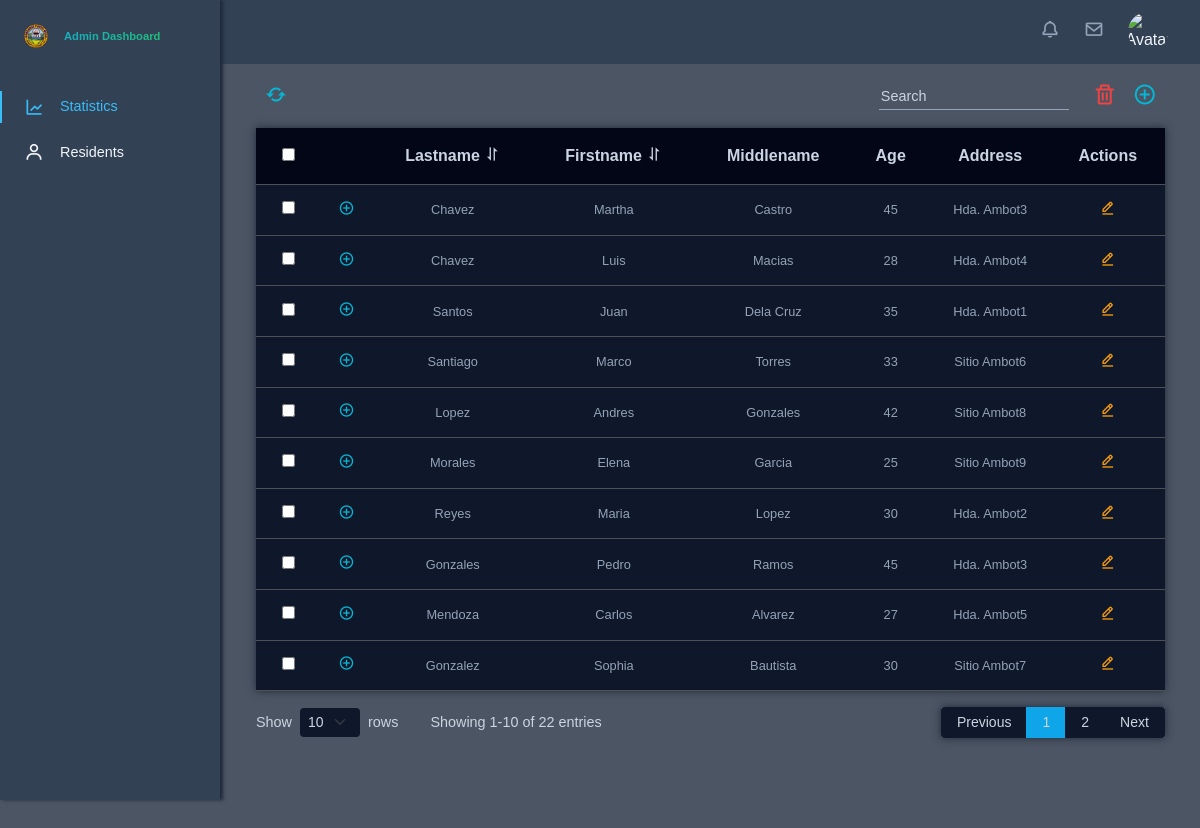
Page /app/views/admin/residents.php on the earlier database version.
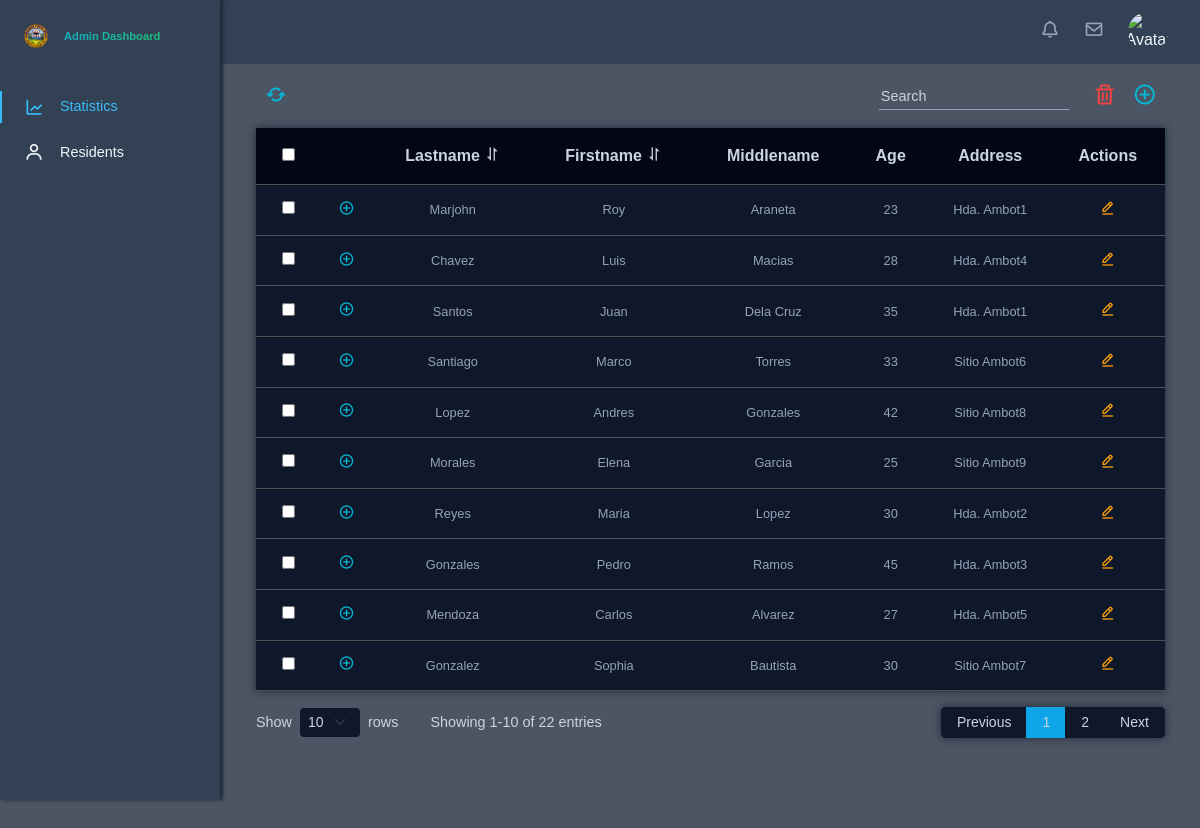
Same page on the later database version.
### tables this page shows
CREATE TABLE `residents` (
  `resident_id` int(10) NOT NULL,
  `account_id` int(10) NOT NULL,
  `personal_info_id` int(10) NOT NULL,
  `isValidResident` tinyint(1) NOT NULL
);

CREATE TABLE `personal_information` (
  `personal_info_id` int(10) NOT NULL,
  `lastname` varchar(255) NOT NULL,
  `firstname` varchar(255) NOT NULL,
  `middlename` varchar(255) NOT NULL,
  `date_of_birth` date DEFAULT NULL,
  `civil_status` enum('Single','Married','Widowed','Legally Separated') DEFAULT NULL,
  `educational_attainment` enum('Elementary Graduate','Elementary Undergraduate','Highschool Graduate','Highschool Undergraduate','College Graduate','College Undergraduate') DEFAULT NULL,
  `occupation` varchar(255) DEFAULT NULL,
  `religion` varchar(100) DEFAULT NULL,
  `citizenship` varchar(100) DEFAULT NULL,
  `address_id` int(10) NOT NULL,
  `sex` enum('male','female') NOT NULL,
  `phone_number` varchar(20) NOT NULL,
  `email` varchar(255) NOT NULL,
  `id_picture` varchar(255) DEFAULT NULL,
  `created_at` datetime NOT NULL DEFAULT current_timestamp(),
  `updated_at` datetime NOT NULL DEFAULT current_timestamp()
);

CREATE TABLE `address` (
  `address_id` int(10) NOT NULL,
  `address_name` varchar(255) NOT NULL,
  `address_type` enum('hda','sitio') NOT NULL
);

### app/models/get_residents.php (called while the page is built)
<?php
function getResidentsData($conn) {
    $sql = "SELECT
                r.resident_id,
                pi.lastname,
                pi.firstname,
                pi.middlename,
                pi.date_of_birth,
                TIMESTAMPDIFF(YEAR, pi.date_of_birth, CURDATE()) AS age,
                pi.civil_status,
                pi.educational_attainment,
                pi.occupation,
                pi.religion,
                pi.citizenship,
                pi.phone_number,
                pi.email,
                pi.sex,
                a.address_name,
                a.address_id,
                a.address_type,
                hi.height_cm,
                hi.weight_kg,
                hi.blood_type,
                hi.blood_pressure,
                hi.cholesterol_level,
                hi.created_at AS health_info_created_at,
                ac.username,
                ac.role,
                ac.password,
                ac.profile_picture,
                ac.isArchived,
                GROUP_CONCAT(DISTINCT mc.condition_name ORDER BY mc.condition_name ASC SEPARATOR ', ') AS medical_conditions
            FROM
                residents r
            JOIN
                personal_information pi ON r.personal_info_id = pi.personal_info_id
            JOIN
                address a ON pi.address_id = a.address_id
            LEFT JOIN
                health_information hi ON r.resident_id = hi.resident_id
            JOIN
                accounts ac ON r.account_id = ac.account_id
            LEFT JOIN
                residents_medical_condition rmc ON r.resident_id = rmc.resident_id
            LEFT JOIN
                medical_conditions mc ON rmc.medical_conditions_id = mc.medical_conditions_id
            WHERE
                ac.isArchived = 0
            GROUP BY
                r.resident_id";
    $result = mysqli_query($conn, $sql);
    $residents_data = [];
    if (mysqli_num_rows($result) > 0) {
        while ($row = mysqli_fetch_assoc($result)) {
            $residents_data[] = $row;
        }
    }
    return $residents_data;
}
$residents_data = getResidentsData($conn);
?>

### app/views/admin/residents.php (the view, shortened to what this page needs)
<?php
require './config/db_config.php';
require './app/models/get_residents.php';
?>
<!DOCTYPE html>
<html lang="en">
<head>
    <?php require './app/views/globals/head.php'; ?>
    <link rel="stylesheet" href="./public/css/admin.css">
</head>
<body id="body-pd">
    <?php require 'partials/top_navigation.php'; ?>
    <?php require 'partials/sidebar.php'; ?>
    <div class="height-100 main-content">
        <div class="toolbar">
            <div class="left-toolbar">
                <button class="spinner"><i class='bx bx-refresh'></i></button>
            </div>
            <div class="right-toolbar">
                <input type="search" placeholder="Search" class="search">
                <button><i class='bx bx-trash'></i></button>
                <button><i class='bx bx-plus-circle'></i></button>
            </div>
        </div>
        <table class="table table-dark text-center">
            <thead class="sticky-top bg-dark">
                <tr>
                    <th><input type="checkbox" id="select-all"></th>
                    <th></th>
                    <th class="sortable" data-column="lastname" data-order="desc">
                        Lastname <i class='bx bx-sort'></i>
                    </th>
                    <th class="sortable" data-column="firstname" data-order="desc">
                        Firstname <i class='bx bx-sort'></i>
                    </th>
                    <th>Middlename</th>
                    <th>Age</th>
                    <th>Address</th>
                    <th>Actions</th>
                </tr>
            </thead>
            <tbody id="resident-table-body">
                <?php foreach ($residents_data as $index => $resident): ?>
                    <tr class="main-row" data-resident-id="<?php echo $resident['resident_id']; ?>">
                        <td><input type="checkbox" class="row-checkbox"></td>
                        <td>
                            <button class="toggle-btn" data-bs-toggle="collapse" aria-expanded="true" aria-controls="collapse" data-bs-target="#collapseRow<?php echo $index; ?>">
                                <i class='bx bx-plus-circle'></i>
                            </button>
                        </td>
                        <td><?php echo htmlspecialchars($resident['lastname']); ?></td>
                        <td><?php echo htmlspecialchars($resident['firstname']); ?></td>
                        <td><?php echo htmlspecialchars($resident['middlename']); ?></td>
                        <td><?php echo htmlspecialchars($resident['age']); ?></td>
                        <td><?php echo htmlspecialchars($resident['address_name']); ?></td>
                        <td>
                            <button class="btn btn-edit" data-bs-toggle="modal" data-bs-target="#editResidentPersonalModal<?php echo $index; ?>">
                                <i class='bx bx-edit-alt'></i>
                            </button>
                        </td>
                    </tr>
                <?php endforeach; ?>
            </tbody>
        </table>
        <div class="pagination-details d-flex justify-content-between align-items-center">
            <div class="d-flex align-items-center rows-page">
                <label for="rows-per-page" class="me-2">Show</label>
                <select id="rows-per-page" class="form-select form-select-sm me-2" style="width: auto;">
                    <option value="10">10</option>
                </select>
                <label>rows</label>
                <div id="row-description" class="row-description">
            </div>
            </div>
            <nav>
                <ul class="pagination pagination-sm mb-0">
                </ul>
            </nav>
        </div>
    </div>
</body>
</html>

### app/views/globals/head.php (shortened to what this page needs)
<link href="https://cdn.jsdelivr.net/npm/bootstrap@5.3.3/dist/css/bootstrap.min.css" rel="stylesheet">
<link rel="stylesheet" href="https://cdnjs.cloudflare.com/ajax/libs/font-awesome/6.0.0-beta3/css/all.min.css">
<link rel="stylesheet" href="https://cdn.jsdelivr.net/npm/boxicons@latest/css/boxicons.min.css">
<link rel="stylesheet" href="https://cdn.jsdelivr.net/npm/bootstrap-icons@1.11.3/font/bootstrap-icons.css">

### app/views/admin/partials/top_navigation.php (shortened to what this page needs)
<header class="header" id="header">
    <div class="header_toggle">
    </div>
    <div class="avatar-menu">
        <div class="header_notifications">
            <i class='bx bx-bell nav_icon'></i>
        </div>
        <div class="header_messages">
            <i class='bx bx-envelope nav_icon'></i>
        </div>
        <div class="header_img">
            <img src="https://media.licdn.com/dms/image/D4E03AQE0NQBonGpnZw/profile-displayphoto-shrink_800_800/0/1676439696857?e=1728518400&v=beta&t=HgnEAyADaiwrZM8oMCUN9jLqZkQa6cenX5WaayXKV2k"
                alt="Avatar"
                id="avatar"
                data-bs-toggle="popover"
                data-bs-trigger="focus"
                data-bs-html="true"
                data-bs-content="<ul class='list-group'>
                                    <li class='list-group-item'>
                                        <a href='#'><i class='bx bx-user'></i> Profile</a>
                                    </li>
                                    <li class='list-group-item'>
                                        <a href='#'><i class='bx bx-cog'></i> Settings</a>
                                    </li>
                                    <li class='list-group-item'>
                                        <a href='#' class='logout-text'><i class='bx bx-log-out'></i> Logout</a>
                                    </li>
                                </ul>"
                tabindex="0">
        </div>
    </div>
</header>

### app/views/admin/partials/sidebar.php
<div class="l-navbar show" id="nav-bar">
    <nav class="nav">
        <div>
            <a href="/bhcmis/admin" class="nav_logo gradient-text">
                <img src="./public/images/punta_mesa_logo.png" alt="Logo" class="admin-logo">
                <span class="nav_logo-name">Admin Dashboard</span>
            </a>
            <div class="nav_list">
                <?php
                $current_page = $_SERVER['REQUEST_URI'];
                ?>
                <a href="/bhcmis/admin" class="nav_link <?= strpos($current_page, '/admin') !== false && strpos($current_page, '/admin-residents') === false ? 'active' : '' ?>">
                    <i class='bx bx-line-chart nav_icon'></i>
                    <span class="nav_name">Statistics</span>
                </a>
                <a href="/bhcmis/admin-residents" class="nav_link <?= strpos($current_page, '/admin-residents') !== false ? 'active' : '' ?>">
                    <i class='bx bx-user nav_icon'></i>
                    <span class="nav_name">Residents</span>
                </a>
            </div>
        </div>
    </nav>
</div>

Differences in the rows shown:
changed through a linked row, residents: personal_info.lastname "Chavez" → "Marjohn"; personal_info.firstname "Martha" → "Roy"; personal_info.middlename "Castro" → "Araneta"; age "45" → "23"; address.address_name "Hda. Ambot3" → "Hda. Ambot1"
